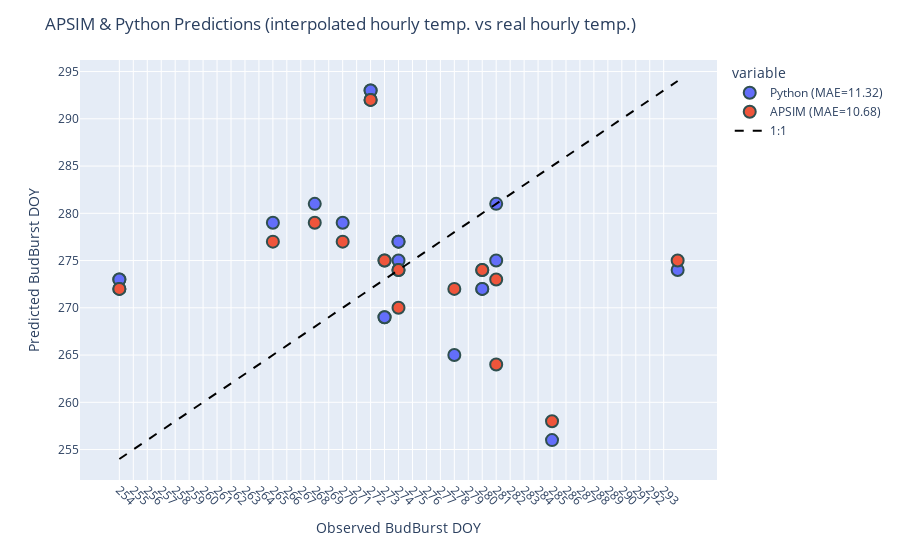

Notebook cell for this chart:
### Code cell
# If the predictions from APSIM is also available:
apsim_bb_predictions = np.array([274,274,292,292,272,277,277,272,272,275,275,258,275,274,274,270,264,279,273]) # MinTemp = 9
TestObject._apsim_compare(apsim_bb_predictions, predicted_budbreak_doy, observed_budbreak_doy)

### Figure 1 — Plotly figure (JSON) as saved in the notebook; plotly's stock layout.template omitted (floating-point values rounded to 4 significant figures)
{"data": [{"hovertemplate": "variable=Python<br>Observed=%{x}<br>value=%{y}<extra></extra>", "legendgroup": "Python", "marker": {"color": "#636efa", "line": {"color": "DarkSlateGrey", "width": 2}, "size": 12, "symbol": "circle"}, "mode": "markers", "name": "Python (MAE=11.32)", "orientation": "v", "showlegend": true, "type": "scatter", "x": [280, 280, 272, 272, 278, 265, 270, 254, 254, 273, 273, 285, 294, 274, 274, 274, 281, 268, 281], "xaxis": "x", "y": [272, 272, 293, 293, 265, 279, 279, 273, 273, 269, 269, 256, 274, 277, 277, 275, 275, 281, 281], "yaxis": "y"}, {"hovertemplate": "variable=APSIM<br>Observed=%{x}<br>value=%{y}<extra></extra>", "legendgroup": "APSIM", "marker": {"color": "#EF553B", "line": {"color": "DarkSlateGrey", "width": 2}, "size": 12, "symbol": "circle"}, "mode": "markers", "name": "APSIM (MAE=10.68)", "orientation": "v", "showlegend": true, "type": "scatter", "x": [280, 280, 272, 272, 278, 265, 270, 254, 254, 273, 273, 285, 294, 274, 274, 274, 281, 268, 281], "xaxis": "x", "y": [274, 274, 292, 292, 272, 277, 277, 272, 272, 275, 275, 258, 275, 274, 274, 270, 264, 279, 273], "yaxis": "y"}, {"line": {"color": "black", "dash": "dash"}, "mode": "lines", "name": "1:1", "type": "scatter", "x": [254, 294], "y": [254, 294]}], "layout": {"legend": {"title": {"text": "variable"}, "tracegroupgap": 0}, "margin": {"t": 60}, "title": {"text": "APSIM & Python Predictions (interpolated hourly temp. vs real hourly temp.)"}, "xaxis": {"anchor": "y", "domain": [0, 1], "tickangle": 45, "tickfont": {"size": 12}, "tickmode": "array", "tickvals": [254, 255, 256, 257, 258, 259, 260, 261, 262, 263, 264, 265, 266, 267, 268, 269, 270, 271, 272, 273, 274, 275, 276, 277, 278, 279, 280, 281, 282, 283, 284, 285, 286, 287, 288, 289, 290, 291, 292, 293], "title": {"text": "Observed BudBurst DOY"}}, "yaxis": {"anchor": "x", "domain": [0, 1], "title": {"text": "Predicted BudBurst DOY"}}}}
